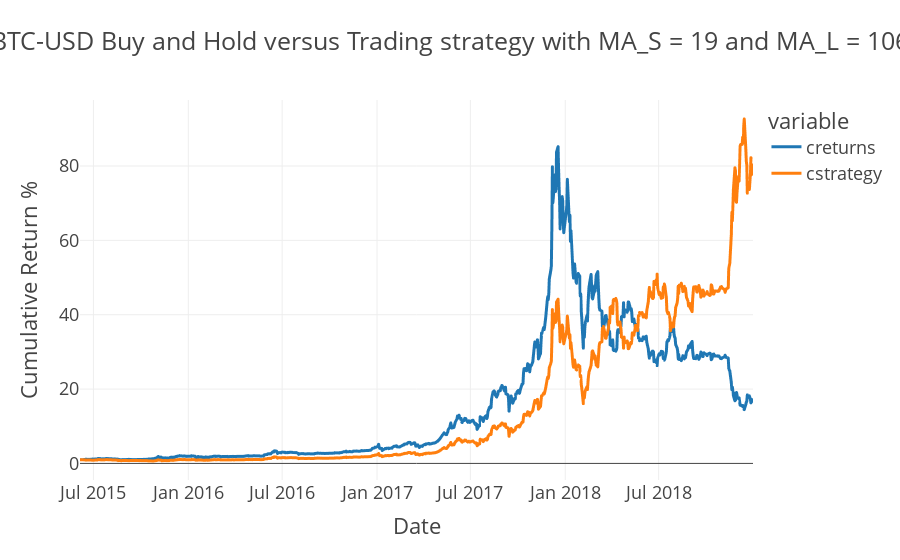

The notebook cell this image was saved under:
### Code cell
train.plot_results()

### Figure 1 — Plotly figure (JSON) as saved in the notebook; plotly's stock layout.template omitted (floating-point values rounded to 4 significant figures; data arrays with more than 128 entries replaced by an {"elided": "..."} marker saying what was removed)
{"data": [{"hovertemplate": "variable=creturns<br>Date=%{x}<br>Cumulative Return %=%{y}<extra></extra>", "legendgroup": "creturns", "line": {"color": "#1F77B4", "dash": "solid"}, "marker": {"symbol": "circle"}, "mode": "lines", "name": "creturns", "showlegend": true, "type": "scattergl", "x": {"elided": "900 str values"}, "xaxis": "x", "y": {"elided": "900 float values"}, "yaxis": "y"}, {"hovertemplate": "variable=cstrategy<br>Date=%{x}<br>Cumulative Return %=%{y}<extra></extra>", "legendgroup": "cstrategy", "line": {"color": "#FF7F0E", "dash": "solid"}, "marker": {"symbol": "circle"}, "mode": "lines", "name": "cstrategy", "showlegend": true, "type": "scattergl", "x": {"elided": "900 str values"}, "xaxis": "x", "y": {"elided": "900 float values"}, "yaxis": "y"}], "layout": {"legend": {"title": {"text": "variable"}, "tracegroupgap": 0}, "title": {"text": "BTC-USD Buy and Hold versus Trading strategy with MA_S = 19 and MA_L = 106"}, "xaxis": {"anchor": "y", "domain": [0, 1], "title": {"text": "Date"}}, "yaxis": {"anchor": "x", "domain": [0, 1], "title": {"text": "Cumulative Return %"}}}}
